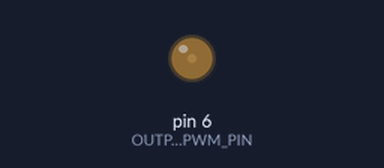
Bench run of a sketch on a simulated Arduino Uno, built with avr-gcc and run on an emulated ATmega328P. Shown: output pins drawn as LEDs (lit = HIGH).

Above: at 0.05 s.
At 0.55 s:
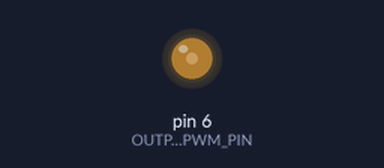
Timing chart, 0 to 3.0 s (numbered marks = the images above):
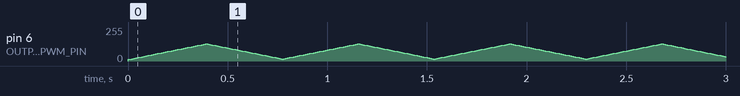

The sketch:

pwm_led_test.ino
```cpp
#define OUTPUT_PWM_PIN 6
const int FILL_MIN = 0x0F;
const int FILL_MAX = 0x7F;
int fill(FILL_MIN);
int step(3);


void setup() {
  pinMode(OUTPUT_PWM_PIN, OUTPUT);
  digitalWrite(OUTPUT_PWM_PIN, LOW);

  Serial.begin(9600);
}

void loop() {
  analogWrite(OUTPUT_PWM_PIN, fill);

  if (fill > FILL_MAX || fill <= FILL_MIN)
    step *= -1;

  fill += step;
  if (fill < FILL_MIN) fill = FILL_MIN;

  delay(10);
}
```
